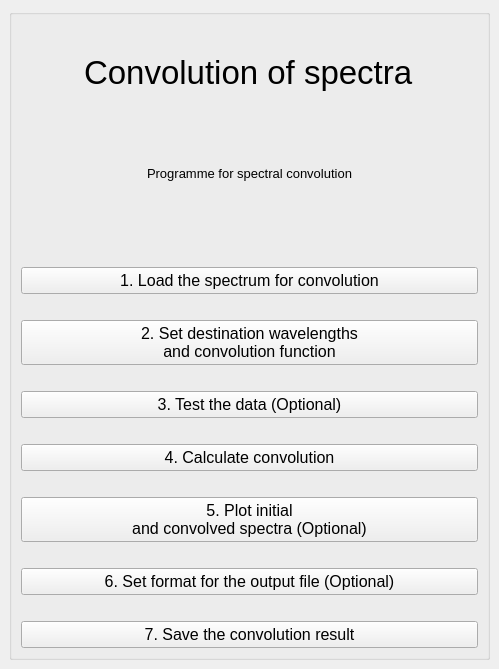
<?xml version="1.0" encoding="UTF-8"?>
<ui version="4.0">
 <class>MainWindow</class>
 <widget class="QMainWindow" name="MainWindow">
  <property name="geometry">
   <rect>
    <x>0</x>
    <y>0</y>
    <width>499</width>
    <height>669</height>
   </rect>
  </property>
  <property name="font">
   <font>
    <family>MS Shell Dlg 2</family>
    <pointsize>13</pointsize>
   </font>
  </property>
  <property name="windowTitle">
   <string>Convolution of a spectrum</string>
  </property>
  <widget class="QWidget" name="centralwidget">
   <layout class="QVBoxLayout" name="verticalLayout_2">
    <item>
     <widget class="QGroupBox" name="groupBox">
      <property name="font">
       <font>
        <pointsize>12</pointsize>
       </font>
      </property>
      <property name="title">
       <string/>
      </property>
      <layout class="QVBoxLayout" name="verticalLayout">
       <item alignment="Qt::AlignHCenter">
        <widget class="QLabel" name="label">
         <property name="font">
          <font>
           <pointsize>25</pointsize>
          </font>
         </property>
         <property name="text">
          <string>Convolution of spectra</string>
         </property>
        </widget>
       </item>
       <item alignment="Qt::AlignHCenter">
        <widget class="QLabel" name="label_2">
         <property name="font">
          <font>
           <pointsize>10</pointsize>
          </font>
         </property>
         <property name="text">
          <string>Programme for spectral convolution</string>
         </property>
        </widget>
       </item>
       <item>
        <spacer name="horizontalSpacer_4">
         <property name="orientation">
          <enum>Qt::Horizontal</enum>
         </property>
         <property name="sizeHint" stdset="0">
          <size>
           <width>40</width>
           <height>20</height>
          </size>
         </property>
        </spacer>
       </item>
       <item>
        <spacer name="horizontalSpacer">
         <property name="orientation">
          <enum>Qt::Horizontal</enum>
         </property>
         <property name="sizeHint" stdset="0">
          <size>
           <width>40</width>
           <height>20</height>
          </size>
         </property>
        </spacer>
       </item>
       <item>
        <widget class="QPushButton" name="btn_1">
         <property name="font">
          <font>
           <pointsize>12</pointsize>
          </font>
         </property>
         <property name="text">
          <string>1. Load the spectrum for convolution</string>
         </property>
        </widget>
       </item>
       <item>
        <spacer name="horizontalSpacer_2">
         <property name="orientation">
          <enum>Qt::Horizontal</enum>
         </property>
         <property name="sizeHint" stdset="0">
          <size>
           <width>40</width>
           <height>20</height>
          </size>
         </property>
        </spacer>
       </item>
       <item>
        <widget class="QPushButton" name="btn_2">
         <property name="font">
          <font>
           <pointsize>12</pointsize>
          </font>
         </property>
         <property name="text">
          <string>2. Set destination wavelengths
and convolution function</string>
         </property>
        </widget>
       </item>
       <item>
        <spacer name="horizontalSpacer_10">
         <property name="orientation">
          <enum>Qt::Horizontal</enum>
         </property>
         <property name="sizeHint" stdset="0">
          <size>
           <width>40</width>
           <height>20</height>
          </size>
         </property>
        </spacer>
       </item>
       <item>
        <widget class="QPushButton" name="btn_4">
         <property name="font">
          <font>
           <pointsize>12</pointsize>
          </font>
         </property>
         <property name="text">
          <string>3. Test the data (Optional)</string>
         </property>
        </widget>
       </item>
       <item>
        <spacer name="horizontalSpacer_5">
         <property name="orientation">
          <enum>Qt::Horizontal</enum>
         </property>
         <property name="sizeHint" stdset="0">
          <size>
           <width>40</width>
           <height>20</height>
          </size>
         </property>
        </spacer>
       </item>
       <item>
        <widget class="QPushButton" name="btn_5">
         <property name="font">
          <font>
           <pointsize>12</pointsize>
          </font>
         </property>
         <property name="text">
          <string>4. Calculate convolution</string>
         </property>
        </widget>
       </item>
       <item>
        <spacer name="horizontalSpacer_6">
         <property name="orientation">
          <enum>Qt::Horizontal</enum>
         </property>
         <property name="sizeHint" stdset="0">
          <size>
           <width>40</width>
           <height>20</height>
          </size>
         </property>
        </spacer>
       </item>
       <item>
        <widget class="QPushButton" name="btn_6">
         <property name="font">
          <font>
           <pointsize>12</pointsize>
          </font>
         </property>
         <property name="text">
          <string>5. Plot initial
and convolved spectra (Optional)</string>
         </property>
        </widget>
       </item>
       <item>
        <spacer name="horizontalSpacer_3">
         <property name="orientation">
          <enum>Qt::Horizontal</enum>
         </property>
         <property name="sizeHint" stdset="0">
          <size>
           <width>40</width>
           <height>20</height>
          </size>
         </property>
        </spacer>
       </item>
       <item>
        <widget class="QPushButton" name="btn_3">
         <property name="font">
          <font>
           <pointsize>12</pointsize>
          </font>
         </property>
         <property name="text">
          <string>6. Set format for the output file (Optional)</string>
         </property>
        </widget>
       </item>
       <item>
        <spacer name="horizontalSpacer_7">
         <property name="orientation">
          <enum>Qt::Horizontal</enum>
         </property>
         <property name="sizeHint" stdset="0">
          <size>
           <width>40</width>
           <height>20</height>
          </size>
         </property>
        </spacer>
       </item>
       <item>
        <widget class="QPushButton" name="btn_7">
         <property name="font">
          <font>
           <pointsize>12</pointsize>
          </font>
         </property>
         <property name="text">
          <string>7. Save the convolution result</string>
         </property>
        </widget>
       </item>
      </layout>
     </widget>
    </item>
   </layout>
  </widget>
  <action name="actionAbout">
   <property name="text">
    <string>About</string>
   </property>
  </action>
 </widget>
 <tabstops>
  <tabstop>btn_1</tabstop>
  <tabstop>btn_2</tabstop>
  <tabstop>btn_4</tabstop>
  <tabstop>btn_5</tabstop>
  <tabstop>btn_6</tabstop>
  <tabstop>btn_3</tabstop>
  <tabstop>btn_7</tabstop>
 </tabstops>
 <resources/>
 <connections/>
</ui>
